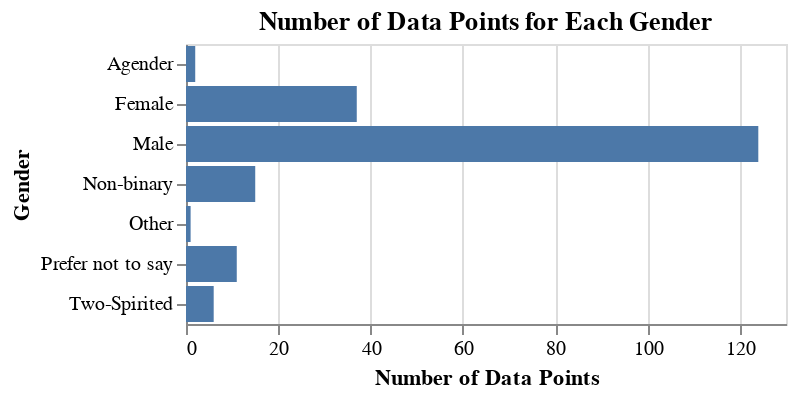

This figure's notebook cell:
### Markdown cell above
The following plots show that males (first plot) and individuals ages 11 to 30 (second plot) provided the most data (separately). These plots serve as a point of comparison for the final result.

### Code cell
gender_counts = players_data['gender'].value_counts().reset_index()
gender_counts.columns = ['gender', 'count']

gender_plot = alt.Chart(gender_counts).mark_bar().encode(
    x=alt.X('count:Q').title('Number of Data Points'),
    y=alt.Y('gender:N').title('Gender')
).properties(
    title='Number of Data Points for Each Gender'
)

gender_plot

### Figure 1 — Vega-Lite specification as saved in the notebook (floating-point values rounded to 4 significant figures)
{"config": {"view": {"continuousWidth": 300, "continuousHeight": 300}}, "data": {"name": "data-39ceaf84d84be6ad00583faa2a46e09b"}, "mark": {"type": "bar"}, "encoding": {"x": {"field": "count", "title": "Number of Data Points", "type": "quantitative"}, "y": {"field": "gender", "title": "Gender", "type": "nominal"}}, "title": "Number of Data Points for Each Gender", "$schema": "https://vega.github.io/schema/vega-lite/v5.20.1.json", "datasets": {"data-39ceaf84d84be6ad00583faa2a46e09b": [{"gender": "Male", "count": 124}, {"gender": "Female", "count": 37}, {"gender": "Non-binary", "count": 15}, {"gender": "Prefer not to say", "count": 11}, {"gender": "Two-Spirited", "count": 6}, {"gender": "Agender", "count": 2}, {"gender": "Other", "count": 1}]}}
